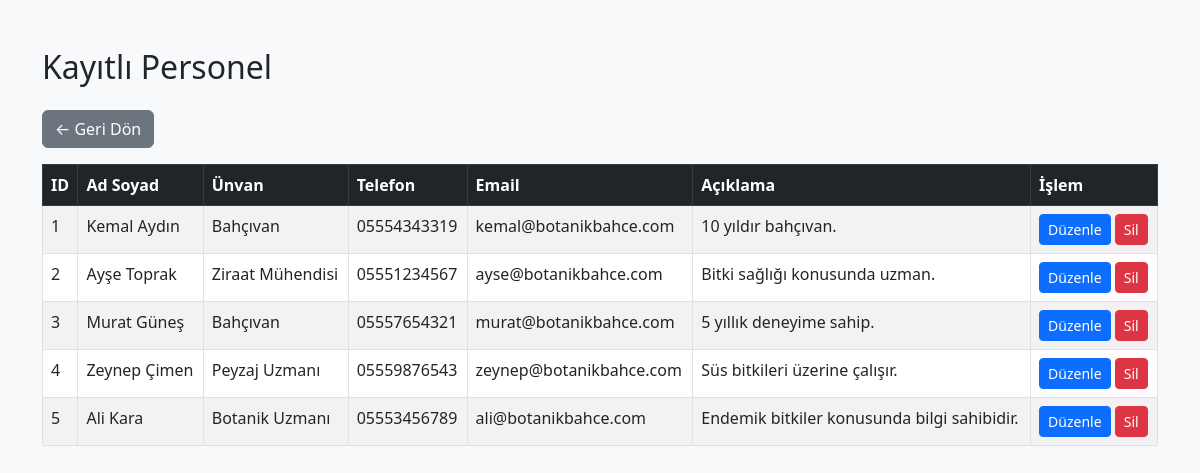
Page /botanik/personel/listele.php (signed in) on the committed database.
### tables this page shows
CREATE TABLE `personel` (
  `personel_id` int(11) NOT NULL,
  `ad_soyad` varchar(100) NOT NULL,
  `unvan` varchar(100) DEFAULT NULL,
  `telefon` varchar(20) DEFAULT NULL,
  `email` varchar(100) DEFAULT NULL,
  `aciklama` text DEFAULT NULL,
  `ekleyen_kullanici_id` int(11) DEFAULT NULL
);

### botanik/personel/listele.php (the view, shortened to what this page needs)
<?php
require_once '../includes/db.php';
$kullanici_id = $_SESSION["kullanici_id"];
$sorgu = $conn->prepare("SELECT * FROM personel WHERE ekleyen_kullanici_id = ?");
$sorgu->bind_param("i", $kullanici_id);
$sorgu->execute();
$sonuc = $sorgu->get_result();
?>
<!DOCTYPE html>
<html lang="tr">
<head>
    <link href="https://cdn.jsdelivr.net/npm/bootstrap@5.3.0/dist/css/bootstrap.min.css" rel="stylesheet">
</head>
<body class="bg-light">
<div class="container mt-5">
    <h2 class="mb-4">Kayıtlı Personel</h2>
    <a href="../dashboard.php" class="btn btn-secondary mb-3">← Geri Dön</a>
    <?php if ($sonuc->num_rows > 0): ?>
        <table class="table table-bordered table-striped">
            <thead class="table-dark">
                <tr>
                    <th>ID</th>
                    <th>Ad Soyad</th>
                    <th>Ünvan</th>
                    <th>Telefon</th>
                    <th>Email</th>
                    <th>Açıklama</th>
                    <th>İşlem</th>
                </tr>
            </thead>
            <tbody>
                <?php while ($satir = $sonuc->fetch_assoc()): ?>
                    <tr>
                        <td><?php echo $satir["personel_id"]; ?></td>
                        <td><?php echo htmlspecialchars($satir["ad_soyad"]); ?></td>
                        <td><?php echo htmlspecialchars($satir["unvan"]); ?></td>
                        <td><?php echo htmlspecialchars($satir["telefon"]); ?></td>
                        <td><?php echo htmlspecialchars($satir["email"]); ?></td>
                        <td><?php echo nl2br(htmlspecialchars($satir["aciklama"])); ?></td>
                        <td>
                            <a href="duzenle.php?id=<?php echo $satir['personel_id']; ?>" class="btn btn-sm btn-primary">Düzenle</a>
                            <a href="sil.php?id=<?php echo $satir['personel_id']; ?>" class="btn btn-sm btn-danger" onclick="return confirm('Bu personeli silmek istediğinizden emin misiniz?');">Sil</a>
                        </td>
                    </tr>
                <?php endwhile; ?>
            </tbody>
        </table>
    <?php else: ?>
        <div class="alert alert-info">Henüz personel kaydı eklemediniz.</div>
    <?php endif; ?>
</div> </body> </html>

### rows in the picture
personel: personel_id "1", ad_soyad "Kemal Aydın", unvan "Bahçıvan", telefon "05554343319", email "kemal@botanikbahce.com", aciklama "10 yıldır bahçıvan."
personel: personel_id "2", ad_soyad "Ayşe Toprak", unvan "Ziraat Mühendisi", telefon "05551234567", email "ayse@botanikbahce.com", aciklama "Bitki sağlığı konusunda uzman."
personel: personel_id "3", ad_soyad "Murat Güneş", unvan "Bahçıvan", telefon "05557654321", email "murat@botanikbahce.com", aciklama "5 yıllık deneyime sahip."
personel: personel_id "4", ad_soyad "Zeynep Çimen", unvan "Peyzaj Uzmanı", telefon "05559876543", email "zeynep@botanikbahce.com", aciklama "Süs bitkileri üzerine çalışır."
personel: personel_id "5", ad_soyad "Ali Kara", unvan "Botanik Uzmanı", telefon "05553456789", email "ali@botanikbahce.com", aciklama "Endemik bitkiler konusunda bilgi sahibidir."
